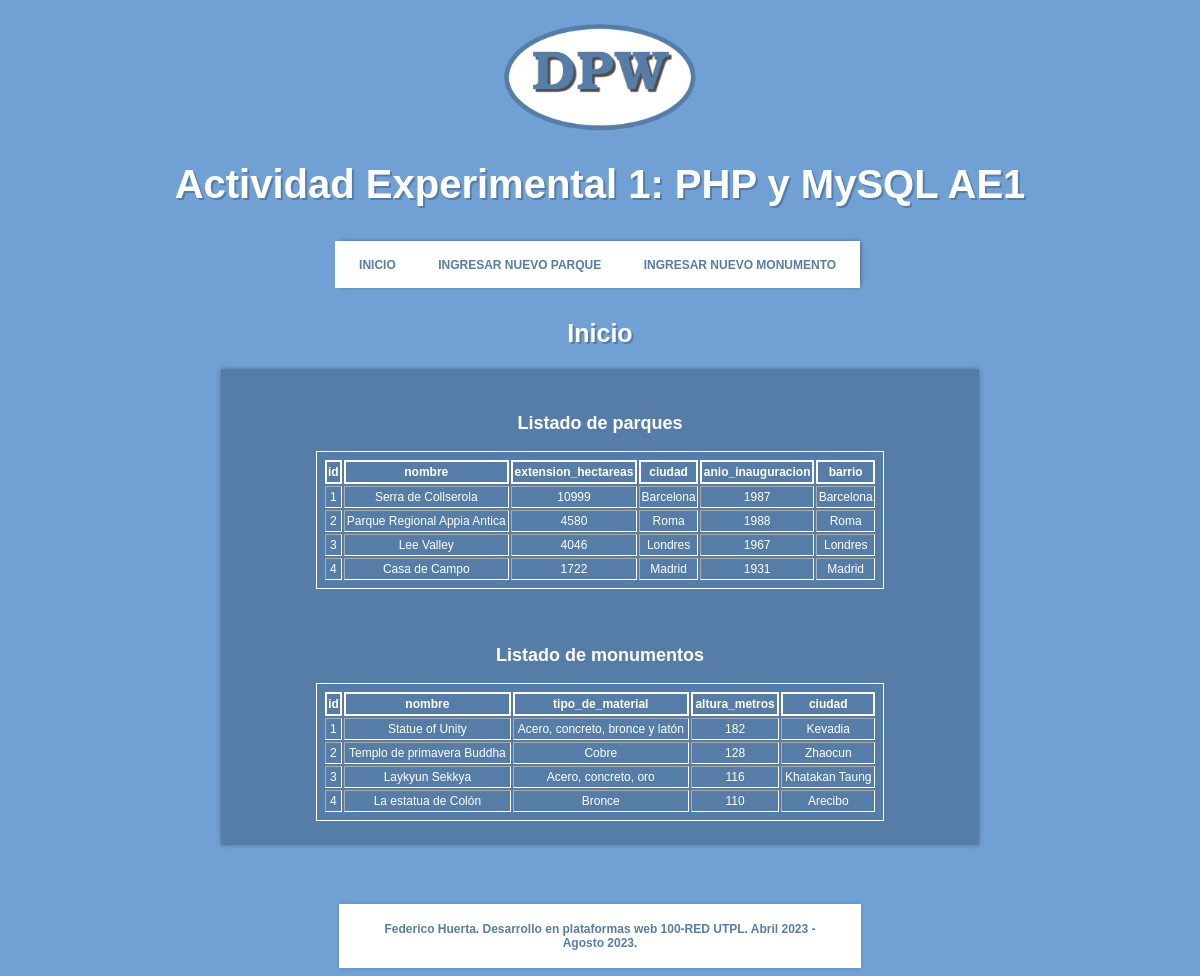
The page / on the database its author committed.
### tables this page shows
CREATE TABLE `parques`(
    `id` INT(10) NOT NULL AUTO_INCREMENT PRIMARY KEY,
    `nombre` VARCHAR(100) NOT NULL,
    `extension_hectareas` INT(100) NOT NULL,
    `ciudad` VARCHAR(100) NOT NULL,
    `anio_inauguracion` INT(4) NOT NULL,
    `barrio` VARCHAR(100) NOT NULL
);

CREATE TABLE `monumentos`(
    `id` INT(10) NOT NULL AUTO_INCREMENT PRIMARY KEY,
    `nombre` VARCHAR(100) NOT NULL,
    `tipo_de_material` VARCHAR(100) NOT NULL,
    `altura_metros` INT(100) NOT NULL,
    `ciudad` VARCHAR(100) NOT NULL
);

### internas/class_mysqli.php (the view, shortened to what this page needs)
<?php
class class_mysqli{
	var $BaseDatos;
	var $Servidor;
	var $Usuario;
	var $Clave;
	var $Conexion_ID=0;
	var $Consulta_ID=0;
	public function __construct($host="", $user="", $pass="", $db=""){
		$this->BaseDatos=$db;
		$this->Servidor=$host;
		$this->Usuario=$user;
		$this->Clave=$pass;
	}
	function conectar($host, $user, $pass, $db){
		if($db != "")$this->BaseDatos=$db;
		if($host != "")$this->Servidor=$host;
		if($user != "")$this->Usuario=$user;
		$this->Conexion_ID = new mysqli($this->Servidor, $this->Usuario, $this->Clave, $this->BaseDatos);
		return $this->Conexion_ID;
	}
	function consulta($sql=""){
		$this->Consulta_ID=mysqli_query($this->Conexion_ID, $sql);
		return $this->Consulta_ID;
	}
	function numcampos(){
		return mysqli_num_fields($this->Consulta_ID);
	}
	function verconsultaCrud(){
		echo "<table border=1>";
		echo "<thead>";
		echo "<tr>";
		for ($i=0; $i < $this->numcampos(); $i++) {
			echo "<td>".mysqli_fetch_field_direct($this->Consulta_ID, $i)->name."</td>";
		}
		echo "</tr>";
		echo "</thead>";
		while ($row=mysqli_fetch_array($this->Consulta_ID)) {
			echo "<tr>";
			for ($i=0; $i < $this->numcampos(); $i++) {
				echo "<td>".$row[$i]."</td>";
			}
			echo "</tr>";
		}
		echo "</table>";
	}
}
?>

### index.php (shortened to what this page needs)
<!DOCTYPE html>
<html lang="es">
<head>
    <link rel="stylesheet" href="internas/styles.css" media="screen" />
</head>
<body>
    <header>
        <img class="logo" src=img/logo.png alt="logo TW">
        <h1>Actividad Experimental 1: PHP y MySQL AE1</h1>
        <nav>
            <div id="menubar">
                <ul id="menuUl">
                    <li class="menuLi"><a href="index.php">Inicio<span></span></a></li>
                    <li class="menuLi"><a href="internas/nuevo_parque.php">Ingresar nuevo parque<span></span></a></li>
                    <li class="menuLi"><a href="internas/nuevo_monumento.php">Ingresar nuevo monumento<span></span></a>
                    </li>
                </ul>
            </div>
        </nav>
    </header>
    <section>
        <h2>Inicio</h2>
        <article>
            <h3>Listado de parques</h3>
            <?php
                include("internas/class_mysqli.php");
                $miconexion= new class_mysqli;
                $miconexion->conectar(DBHOST, DBUSER, DBPASS, DBNAME);
                $miconexion->consulta('select * from parques');
                $miconexion->verconsultaCrud();
                ?>
            <br><br>
            <h3>Listado de monumentos</h3>
            <?php
                $miconexion->consulta('select * from monumentos');
            ?>
        </article>
    </section>
    <footer class="footer">
        <p>
            Federico Huerta. Desarrollo en plataformas web 100-RED UTPL. Abril 2023 - Agosto 2023.
        </p>
    </footer>
</body>
</html>

### internas/styles.css (style rules this page uses)
body { background-color: #71a1d4; }
#menubar { width: auto; margin-top: 2em; height: auto; text-align: center; text-transform: uppercase; }
#menuUl { display: inline; padding: .8em .3em .9em 0em; -webkit-box-shadow: 0 0 5px rgba(0, 0, 0, 0.15); -moz-box-shadow: 0 0 5px rgba(0, 0, 0, 0.15); box-shadow: 0 0 5px rgba(0, 0, 0, 0.5); }
.menuLi { font: bold 12px/18px sans-serif; display: inline-block; margin-right: -0.4em; margin-left: -0.4em; position: relative; padding: 1.2em 2em; background: white; cursor: pointer; -webkit-transition: all 0.2s; -moz-transition: all 0.2s; -ms-transition: all 0.2s; -o-transition: all 0.2s; transition: all 0.2s; }
.menuLi a { color: #567da7; text-decoration: none; }
.menuLi span { position: absolute; width: 100%; height: 100%; top: 0; left: 0; z-index: 1; }
h1 { font: bold 40px/50px sans-serif; text-align: center; color: white; text-shadow: 2px 2px #567da7; }
h2 { margin-top: 30px; font: bold 25px/30px sans-serif; text-align: center; color: white; text-shadow: 2px 2px #567da7; }
h3 { margin-top: 20px; font: bold 18px/20px sans-serif; color: white; text-align: center; }
article { text-align: justify; margin: auto; background: #567da7; font: 12px/18px sans-serif; color: white; width: 60%; margin-bottom: 5%; padding: 2em 2em; box-shadow: 0 0 5px rgba(0, 0, 0, 0.3); }
footer { justify-content: center; text-align: center; background-color: white; margin: auto; color: #567da7; font: bold 12px/14px sans-serif; width: 40%; padding: 0.5em 2em; -webkit-box-shadow: 0 0 5px rgba(0, 0, 0, 0.15); -moz-box-shadow: 0 0 5px rgba(0, 0, 0, 0.15); box-shadow: 0 0 5px rgba(0, 0, 0, 0.15); }
.logo { width: 12em; margin: auto; margin-top: 2%; display: flex; justify-content: center; }
table { border-color: white; border: 1px solid; padding: 0.5em; margin: auto; width: 80%; text-align: center; }
thead td { font-weight: bold; border: 2px solid; }
td { border-color: white; }

### rows shown on the page
parques: id "1", nombre "Serra de Collserola", extension_hectareas "10999", ciudad "Barcelona", anio_inauguracion "1987", barrio "Barcelona"
parques: id "2", nombre "Parque Regional Appia Antica", extension_hectareas "4580", ciudad "Roma", anio_inauguracion "1988", barrio "Roma"
parques: id "3", nombre "Lee Valley", extension_hectareas "4046", ciudad "Londres", anio_inauguracion "1967", barrio "Londres"
parques: id "4", nombre "Casa de Campo", extension_hectareas "1722", ciudad "Madrid", anio_inauguracion "1931", barrio "Madrid"
monumentos: id "1", nombre "Statue of Unity", tipo_de_material "Acero, concreto, bronce y latón", altura_metros "182", ciudad "Kevadia"
monumentos: id "2", nombre "Templo de primavera Buddha", tipo_de_material "Cobre", altura_metros "128", ciudad "Zhaocun"
monumentos: id "3", nombre "Laykyun Sekkya", tipo_de_material "Acero, concreto, oro", altura_metros "116", ciudad "Khatakan Taung"
monumentos: id "4", nombre "La estatua de Colón", tipo_de_material "Bronce", altura_metros "110", ciudad "Arecibo"

### other values the page prints
mysqli_fetch_field_direct($this->Consulta_ID, $i)->name "id"
mysqli_fetch_field_direct($this->Consulta_ID, $i)->name "nombre"
mysqli_fetch_field_direct($this->Consulta_ID, $i)->name "extension_hectareas"
mysqli_fetch_field_direct($this->Consulta_ID, $i)->name "ciudad"
mysqli_fetch_field_direct($this->Consulta_ID, $i)->name "anio_inauguracion"
mysqli_fetch_field_direct($this->Consulta_ID, $i)->name "barrio"
mysqli_fetch_field_direct($this->Consulta_ID, $i)->name "tipo_de_material"
mysqli_fetch_field_direct($this->Consulta_ID, $i)->name "altura_metros"
